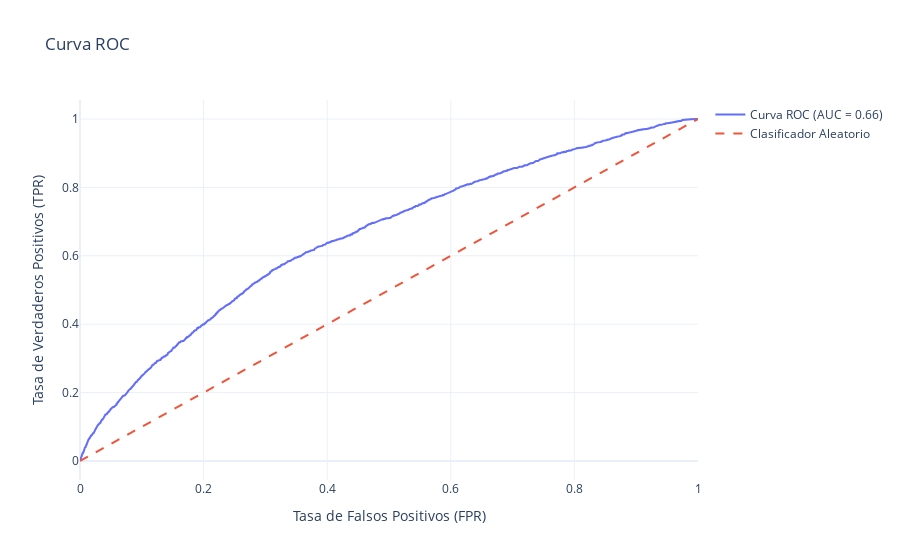

Write notebook code for a chart like this one.
### Markdown cell above
### Evaluando el Modelo optimizado.

### Code cell
from sklearn.metrics import roc_auc_score, recall_score
print(f"AUC: {roc_auc_score(y_test, y_proba)}")
print(f"Recall: {recall_score(y_test, y_pred)}")
import plotly.express as px
import plotly.graph_objects as go
from sklearn.metrics import confusion_matrix, roc_curve

plot_enhanced_confusion_matrix(y_test, y_pred)

# grafico auc_roc_curve
fpr, tpr, thresholds = roc_curve(y_test, y_proba)
fig_roc = go.Figure(data=[
    go.Scatter(x=fpr, y=tpr, mode='lines', name='Curva ROC (AUC = {:.2f})'.format(roc_auc_score(y_test, y_proba))),
    go.Scatter(x=[0, 1], y=[0, 1], mode='lines', line=dict(dash='dash'), name='Clasificador Aleatorio')
])
fig_roc.update_layout(
    title='Curva ROC',
    xaxis_title='Tasa de Falsos Positivos (FPR)',
    yaxis_title='Tasa de Verdaderos Positivos (TPR)',
    template='plotly_white'
)
fig_roc.write_image('../reports/figures/roc_curve_optuna.png')
fig_roc.show()

### Figure 1 — Plotly figure (JSON) as saved in the notebook; plotly's stock layout.template omitted (floating-point values rounded to 4 significant figures; data arrays with more than 128 entries replaced by an {"elided": "..."} marker saying what was removed)
{"data": [{"mode": "lines", "name": "Curva ROC (AUC = 0.66)", "type": "scatter", "x": {"elided": "3840 float values"}, "y": {"elided": "3840 float values"}}, {"line": {"dash": "dash"}, "mode": "lines", "name": "Clasificador Aleatorio", "type": "scatter", "x": [0, 1], "y": [0, 1]}], "layout": {"title": {"text": "Curva ROC"}, "xaxis": {"title": {"text": "Tasa de Falsos Positivos (FPR)"}}, "yaxis": {"title": {"text": "Tasa de Verdaderos Positivos (TPR)"}}}}
